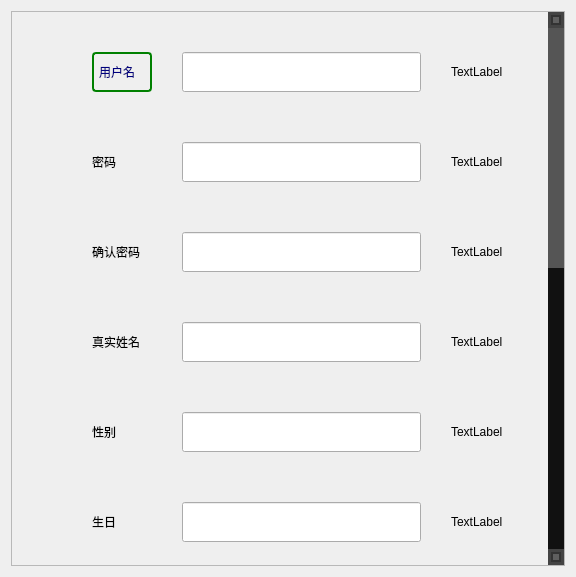
<?xml version="1.0" encoding="UTF-8"?>
<ui version="4.0">
 <class>registerwindow</class>
 <widget class="QDialog" name="registerwindow">
  <property name="geometry">
   <rect>
    <x>0</x>
    <y>0</y>
    <width>576</width>
    <height>577</height>
   </rect>
  </property>
  <property name="minimumSize">
   <size>
    <width>0</width>
    <height>0</height>
   </size>
  </property>
  <property name="windowTitle">
   <string>Dialog</string>
  </property>
  <layout class="QHBoxLayout" name="horizontalLayout">
   <item>
    <widget class="QScrollArea" name="scrollArea">
     <property name="minimumSize">
      <size>
       <width>0</width>
       <height>0</height>
      </size>
     </property>
     <property name="styleSheet">
      <string notr="true">/* === QScrollBar:vertical === */
QScrollBar:vertical {
    background: #111111;
    width: 16px;
    margin: 16px 0 16px 0;
}

QScrollBar::handle:vertical {
    background: #555555;
    min-height: 16px;
}

QScrollBar::add-line:vertical {
    background: #444444;
    height: 16px;
    subcontrol-position: bottom;
    subcontrol-origin: margin;
}

QScrollBar::sub-line:vertical {
    background: #444444;
    height: 16px;
    subcontrol-position: top;
    subcontrol-origin: margin;
}

QScrollBar::add-page:vertical, QScrollBar::sub-page:vertical {
    background: none;
}

QScrollBar:up-arrow:vertical, QScrollBar:down-arrow:vertical {
    border: 2px solid #333333;
    width: 6px;
    height: 6px;
    background: #5f5f5f;
}

/* === QScrollBar:horizontal === */
QScrollBar:horizontal {
    background: #111111;
    height: 16px;
    margin: 0 16px 0 16px;
}</string>
     </property>
     <property name="widgetResizable">
      <bool>true</bool>
     </property>
     <widget class="QWidget" name="scrollAreaWidgetContents">
      <property name="geometry">
       <rect>
        <x>0</x>
        <y>-647</y>
        <width>536</width>
        <height>1200</height>
       </rect>
      </property>
      <property name="minimumSize">
       <size>
        <width>350</width>
        <height>1200</height>
       </size>
      </property>
      <widget class="QWidget" name="formLayoutWidget">
       <property name="geometry">
        <rect>
         <x>70</x>
         <y>30</y>
         <width>481</width>
         <height>1020</height>
        </rect>
       </property>
       <layout class="QGridLayout" name="gridLayout">
        <property name="sizeConstraint">
         <enum>QLayout::SetDefaultConstraint</enum>
        </property>
        <property name="leftMargin">
         <number>10</number>
        </property>
        <property name="topMargin">
         <number>10</number>
        </property>
        <property name="rightMargin">
         <number>60</number>
        </property>
        <property name="bottomMargin">
         <number>10</number>
        </property>
        <property name="horizontalSpacing">
         <number>30</number>
        </property>
        <property name="verticalSpacing">
         <number>50</number>
        </property>
        <item row="3" column="1">
         <widget class="QLineEdit" name="le_realname">
          <property name="minimumSize">
           <size>
            <width>0</width>
            <height>40</height>
           </size>
          </property>
         </widget>
        </item>
        <item row="1" column="0">
         <widget class="QLabel" name="label_5">
          <property name="text">
           <string>密码</string>
          </property>
         </widget>
        </item>
        <item row="8" column="0">
         <widget class="QLabel" name="label_12">
          <property name="text">
           <string>电话号码</string>
          </property>
         </widget>
        </item>
        <item row="0" column="0">
         <widget class="QLabel" name="label">
          <property name="minimumSize">
           <size>
            <width>60</width>
            <height>40</height>
           </size>
          </property>
          <property name="styleSheet">
           <string notr="true">
QLabel {
    font: 9pt;
	font-family:&quot;Vrinda&quot;;
    color: rgb(0, 0, 127);
	border: 2px solid green;
    border-radius: 4px;
     padding: 2px;
     background-image: url(images/background.png);
}
QLabel:hover{
    font: 9pt;
	font-family:&quot;Vrinda&quot;;
    color: rgb(0, 0, 127);
	border: 2px solid green;
    border-radius: 4px;
    padding: 2px;
	 background-image:url();
}</string>
          </property>
          <property name="text">
           <string>用户名</string>
          </property>
         </widget>
        </item>
        <item row="5" column="1">
         <widget class="QLineEdit" name="le_birthday">
          <property name="minimumSize">
           <size>
            <width>0</width>
            <height>40</height>
           </size>
          </property>
         </widget>
        </item>
        <item row="4" column="0">
         <widget class="QLabel" name="label_8">
          <property name="text">
           <string>性别</string>
          </property>
         </widget>
        </item>
        <item row="1" column="1">
         <widget class="QLineEdit" name="le_passwordone">
          <property name="minimumSize">
           <size>
            <width>0</width>
            <height>40</height>
           </size>
          </property>
         </widget>
        </item>
        <item row="0" column="1">
         <widget class="QLineEdit" name="le_username">
          <property name="enabled">
           <bool>true</bool>
          </property>
          <property name="minimumSize">
           <size>
            <width>219</width>
            <height>40</height>
           </size>
          </property>
         </widget>
        </item>
        <item row="3" column="0">
         <widget class="QLabel" name="label_7">
          <property name="text">
           <string>真实姓名</string>
          </property>
         </widget>
        </item>
        <item row="4" column="1">
         <widget class="QLineEdit" name="le_sex">
          <property name="minimumSize">
           <size>
            <width>0</width>
            <height>40</height>
           </size>
          </property>
         </widget>
        </item>
        <item row="5" column="0">
         <widget class="QLabel" name="label_9">
          <property name="text">
           <string>生日</string>
          </property>
         </widget>
        </item>
        <item row="2" column="0">
         <widget class="QLabel" name="label_6">
          <property name="text">
           <string>确认密码</string>
          </property>
         </widget>
        </item>
        <item row="2" column="1">
         <widget class="QLineEdit" name="le_passwordtwo">
          <property name="minimumSize">
           <size>
            <width>0</width>
            <height>40</height>
           </size>
          </property>
         </widget>
        </item>
        <item row="6" column="1">
         <widget class="QLineEdit" name="le_address">
          <property name="minimumSize">
           <size>
            <width>0</width>
            <height>40</height>
           </size>
          </property>
         </widget>
        </item>
        <item row="7" column="1">
         <widget class="QLineEdit" name="le_email">
          <property name="minimumSize">
           <size>
            <width>0</width>
            <height>40</height>
           </size>
          </property>
         </widget>
        </item>
        <item row="6" column="0">
         <widget class="QLabel" name="label_10">
          <property name="text">
           <string>地址</string>
          </property>
         </widget>
        </item>
        <item row="7" column="0">
         <widget class="QLabel" name="label_11">
          <property name="text">
           <string>邮箱</string>
          </property>
         </widget>
        </item>
        <item row="8" column="1">
         <widget class="QLineEdit" name="le_phonenumber">
          <property name="minimumSize">
           <size>
            <width>0</width>
            <height>40</height>
           </size>
          </property>
         </widget>
        </item>
        <item row="9" column="0">
         <widget class="QLabel" name="label_13">
          <property name="text">
           <string>签名</string>
          </property>
         </widget>
        </item>
        <item row="9" column="1">
         <widget class="QTextEdit" name="te_remarks">
          <property name="minimumSize">
           <size>
            <width>0</width>
            <height>100</height>
           </size>
          </property>
         </widget>
        </item>
        <item row="0" column="2">
         <widget class="QLabel" name="lb_usernametip">
          <property name="text">
           <string>TextLabel</string>
          </property>
         </widget>
        </item>
        <item row="1" column="2">
         <widget class="QLabel" name="lb_passwordonetip">
          <property name="text">
           <string>TextLabel</string>
          </property>
         </widget>
        </item>
        <item row="2" column="2">
         <widget class="QLabel" name="lb_passwordtwotip">
          <property name="text">
           <string>TextLabel</string>
          </property>
         </widget>
        </item>
        <item row="5" column="2">
         <widget class="QLabel" name="lb_birthdaytip">
          <property name="text">
           <string>TextLabel</string>
          </property>
         </widget>
        </item>
        <item row="3" column="2">
         <widget class="QLabel" name="lb_realnametip">
          <property name="text">
           <string>TextLabel</string>
          </property>
         </widget>
        </item>
        <item row="4" column="2">
         <widget class="QLabel" name="lb_sextip">
          <property name="text">
           <string>TextLabel</string>
          </property>
         </widget>
        </item>
        <item row="6" column="2">
         <widget class="QLabel" name="lb_addresstip">
          <property name="text">
           <string>TextLabel</string>
          </property>
         </widget>
        </item>
        <item row="7" column="2">
         <widget class="QLabel" name="lb_emailtip">
          <property name="text">
           <string>TextLabel</string>
          </property>
         </widget>
        </item>
        <item row="8" column="2">
         <widget class="QLabel" name="lb_phonenumbertip">
          <property name="text">
           <string>TextLabel</string>
          </property>
         </widget>
        </item>
        <item row="9" column="2">
         <widget class="QLabel" name="lb_remarks">
          <property name="text">
           <string>TextLabel</string>
          </property>
         </widget>
        </item>
       </layout>
      </widget>
      <widget class="QPushButton" name="pb_register">
       <property name="geometry">
        <rect>
         <x>70</x>
         <y>1130</y>
         <width>93</width>
         <height>28</height>
        </rect>
       </property>
       <property name="text">
        <string>注册</string>
       </property>
      </widget>
      <widget class="QPushButton" name="pb_cancell">
       <property name="geometry">
        <rect>
         <x>420</x>
         <y>1130</y>
         <width>93</width>
         <height>28</height>
        </rect>
       </property>
       <property name="text">
        <string>取消</string>
       </property>
      </widget>
     </widget>
    </widget>
   </item>
  </layout>
 </widget>
 <tabstops>
  <tabstop>scrollArea</tabstop>
  <tabstop>le_username</tabstop>
  <tabstop>le_passwordone</tabstop>
  <tabstop>le_passwordtwo</tabstop>
  <tabstop>le_realname</tabstop>
  <tabstop>le_sex</tabstop>
  <tabstop>le_birthday</tabstop>
  <tabstop>le_address</tabstop>
  <tabstop>le_email</tabstop>
  <tabstop>le_phonenumber</tabstop>
  <tabstop>te_remarks</tabstop>
  <tabstop>pb_register</tabstop>
  <tabstop>pb_cancell</tabstop>
 </tabstops>
 <resources/>
 <connections>
  <connection>
   <sender>pb_cancell</sender>
   <signal>clicked()</signal>
   <receiver>registerwindow</receiver>
   <slot>reject()</slot>
   <hints>
    <hint type="sourcelabel">
     <x>484</x>
     <y>505</y>
    </hint>
    <hint type="destinationlabel">
     <x>571</x>
     <y>648</y>
    </hint>
   </hints>
  </connection>
 </connections>
</ui>
